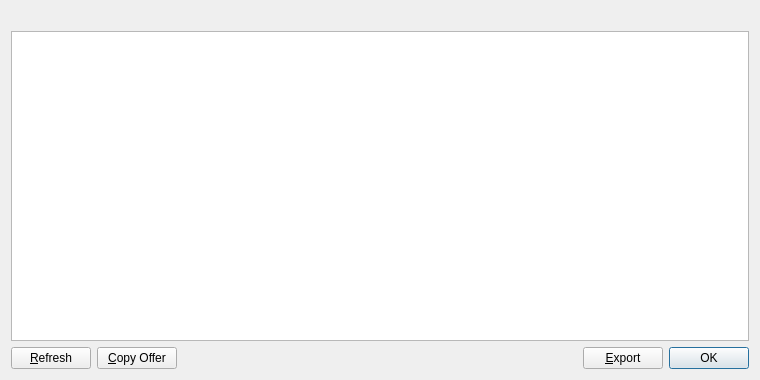
<?xml version="1.0" encoding="UTF-8"?>
<ui version="4.0">
 <class>AcceptedOfferListPage</class>
 <widget class="QWidget" name="AcceptedOfferListPage">
  <property name="geometry">
   <rect>
    <x>0</x>
    <y>0</y>
    <width>760</width>
    <height>380</height>
   </rect>
  </property>
  <property name="windowTitle">
   <string>My Certificates</string>
  </property>
  <layout class="QVBoxLayout" name="verticalLayout">
   <item>
    <widget class="QLabel" name="labelExplanation">
     <property name="textFormat">
      <enum>Qt::PlainText</enum>
     </property>
     <property name="wordWrap">
      <bool>true</bool>
     </property>
    </widget>
   </item>
   <item>
    <widget class="QTableView" name="tableView">
     <property name="contextMenuPolicy">
      <enum>Qt::CustomContextMenu</enum>
     </property>
     <property name="toolTip">
      <string/>
     </property>
     <property name="tabKeyNavigation">
      <bool>false</bool>
     </property>
     <property name="alternatingRowColors">
      <bool>true</bool>
     </property>
     <property name="selectionMode">
      <enum>QAbstractItemView::SingleSelection</enum>
     </property>
     <property name="selectionBehavior">
      <enum>QAbstractItemView::SelectRows</enum>
     </property>
     <property name="sortingEnabled">
      <bool>true</bool>
     </property>
     <attribute name="verticalHeaderVisible">
      <bool>false</bool>
     </attribute>
    </widget>
   </item>
   <item>
    <layout class="QHBoxLayout" name="horizontalLayout">
     <item>
      <widget class="QPushButton" name="refreshButton">
       <property name="maximumSize">
        <size>
         <width>16777215</width>
         <height>48</height>
        </size>
       </property>
       <property name="text">
        <string>&amp;Refresh</string>
       </property>
       <property name="icon">
        <iconset resource="../bitcoin.qrc">
         <normaloff>:/icons/refresh</normaloff>:/icons/refresh</iconset>
       </property>
      </widget>
     </item>
     <item>
      <widget class="QPushButton" name="copyOffer">
       <property name="toolTip">
        <string>Copy the currently selected alias to the system clipboard</string>
       </property>
       <property name="text">
        <string>&amp;Copy Offer</string>
       </property>
       <property name="icon">
        <iconset resource="../bitcoin.qrc">
         <normaloff>:/icons/editcopy</normaloff>:/icons/editcopy</iconset>
       </property>
      </widget>
     </item>
     <item>
      <spacer name="horizontalSpacer">
       <property name="orientation">
        <enum>Qt::Horizontal</enum>
       </property>
       <property name="sizeHint" stdset="0">
        <size>
         <width>40</width>
         <height>20</height>
        </size>
       </property>
      </spacer>
     </item>
     <item>
      <widget class="QPushButton" name="exportButton">
       <property name="toolTip">
        <string>Export the data in the current tab to a file</string>
       </property>
       <property name="text">
        <string>&amp;Export</string>
       </property>
       <property name="icon">
        <iconset resource="../bitcoin.qrc">
         <normaloff>:/icons/export</normaloff>:/icons/export</iconset>
       </property>
      </widget>
     </item>
     <item>
      <widget class="QDialogButtonBox" name="buttonBox">
       <property name="sizePolicy">
        <sizepolicy hsizetype="Maximum" vsizetype="Fixed">
         <horstretch>0</horstretch>
         <verstretch>0</verstretch>
        </sizepolicy>
       </property>
       <property name="standardButtons">
        <set>QDialogButtonBox::Ok</set>
       </property>
      </widget>
     </item>
    </layout>
   </item>
  </layout>
 </widget>
 <resources>
  <include location="../bitcoin.qrc"/>
 </resources>
 <connections/>
</ui>
